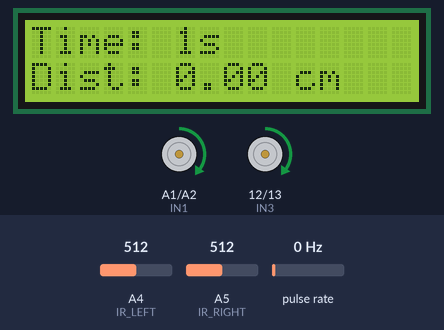
This sketch was run on a simulated Arduino Uno, built with avr-gcc and run on an emulated ATmega328P. Shown: 16×2 character LCD, motor-driver pin pairs drawn as motors (green arrow = first pin HIGH = forward, orange = second pin HIGH = backward, longer = more drive, scaled by the enable pin). Wiring (inferred from the names in the program): pulse sensor: data pin 2. The inputs (shaded band) are chosen by the test bench; at power-on: A4 (IR_LEFT) = 512, pulse rate 0 Hz, A5 (IR_RIGHT) = 512.

Above: at 1.8 s.
1.9 s: A4 (IR_LEFT) set to 215
4.1 s: A4 (IR_LEFT) set to 186
At 6.4 s:
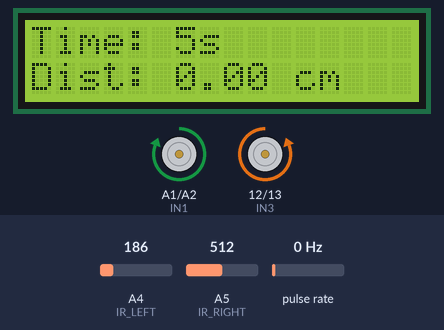
7.1 s: pulse rate (sensor on pin 2) set to 4 Hz
At 7.86 s:
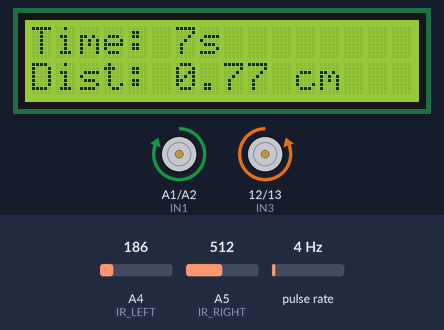
8.7 s: A5 (IR_RIGHT) set to 216
10.2 s: A5 (IR_RIGHT) set to 193
At 11.0 s:
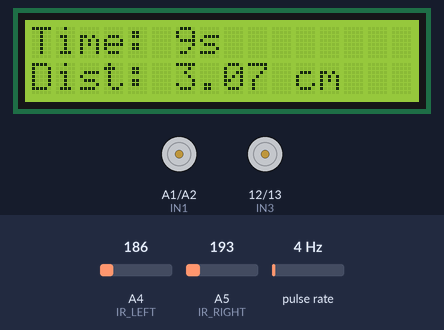
11.7 s: A4 (IR_LEFT) set to 210
At 12.86 s:
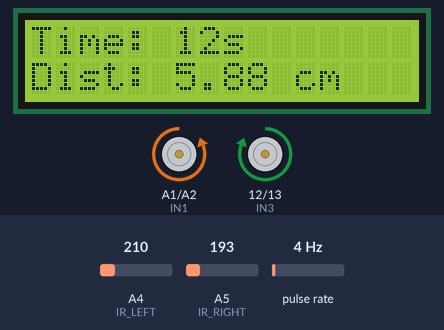
Timing chart, 0 to 14.7 s (numbered marks = the images above; inputs shaded):
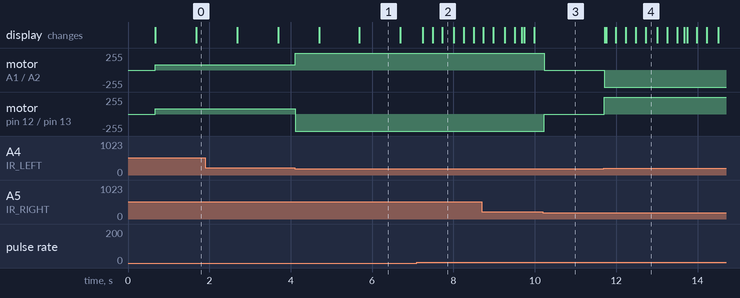

Measured:
- the behaviour switches between 200 and 199 on A4 (IR_LEFT) (found by bisection; images 0 and 1)
- the behaviour switches between 200 and 199 on A5 (IR_RIGHT) (found by bisection; images 2 and 3)
- after the input at 4.1 s, motor on A1 (IN1) / A2 (IN2): forward 80/255 → forward 255/255 at once; motor on pin 12 (IN3) / pin 13 (IN4): forward 80/255 → backward 255/255 at once
- after the input at 7.1 s, the display: first changes after 0.14 s (image 2 shows a later state)
- after the input at 10.2 s, motor on A1 (IN1) / A2 (IN2): forward 255/255 → stopped at once; motor on pin 12 (IN3) / pin 13 (IN4): backward 255/255 → stopped at once
- after the input at 11.7 s, motor on A1 (IN1) / A2 (IN2): stopped → backward 255/255 at once; motor on pin 12 (IN3) / pin 13 (IN4): stopped → forward 255/255 at once; the display: first changes at once (image 4 shows a later state)
- what the display in image 1 shows lasts 1.0 s, from 5.7 s to 6.7 s

The sketch:

PW2_TrackChallenge.ino
```cpp
#include <LiquidCrystal.h>

// // Pin definitions
// Encoders
const int
  ENCODER_LEFT = A3,
  ENCODER_RIGHT = 2;

// IR Sensors
const int
  IR_LEFT = A4,
  IR_RIGHT = A5;

// Motor controls
const int
  ENA = 11,  // Enable right-side pair of motors -- Pair A
  ENB = 3,   // Enable left-side pair of motors -- Pair B
  IN1 = A1,  // Command Pair A forwards
  IN3 = 12,  // Command Pair A backwards
  IN2 = A2,  // Command Pair B forwards
  IN4 = 13;  //Command Pair B backwards

// ------------------------------------------------
// ------------------------------------------------

// // LCD
// LCD control pins
const int
  REGISTER_SELECT = 8,
  ENABLE = 9,
  DB4 = 4,
  DB5 = 5,
  DB6 = 6,
  DB7 = 7;
// Initialize the LCD
LiquidCrystal lcd(REGISTER_SELECT, ENABLE, DB4, DB5, DB6, DB7);

// ------------------------------------------------
// ------------------------------------------------

//// Distance & Time

// Variables for measuring distance traveled
// Minimum distance = 955 cm
// Maximum distance = 993 cm
float distance = 0.0;  // Calculated distance in centimeters
const float
  WHEEL_CIRCUM = 20.46,          // Circumference of the wheels of the line following car in centimeters
  PULSES_PER_REVOLUTION = 40.0;  // Number of pulses generated by the encoder wheel for one full revolution.
volatile int
  encLeft_highCount = 0,   // Count of '1's for ENCODER_LEFT
  encRight_highCount = 0;  // Count of '1's for ENCODER_RIGHT

// Time tracking variables
unsigned long startTime = 0;
volatile unsigned long elapsedTime = 0;
bool inMotion = false;

// Display distance function
void displayDistance() {
  // Print distance on the 2nd row of the LCD
  lcd.setCursor(0, 1);
  lcd.print("Dist: ");
  lcd.print(distance, 2);  // Print to 2 decimal places
  lcd.print(" cm   ");
}

// Display time function
void displayTime(volatile unsigned long time) {
  // Calculate time in seconds
  const unsigned long seconds = time / 1000;

  // Print time on the 1st row of the LCD
  lcd.setCursor(0, 0);
  lcd.print("Time: ");
  lcd.print(seconds);
  lcd.print("s     ");
}

//// Distance Calculations Interrupts
// Interrupt Service Routine (ISR) for ENCODER_LEFT
void encoderLeft_ISR() {
  encLeft_highCount++;  // Increase count of encoder highs if rising edge is detected
}
// Interrupt Service Routine (ISR) for ENCODER_RIGHT
void encoderRight_ISR() {
  encRight_highCount++;  // Increase count of encoder highs if rising edge is detected
}

// ------------------------------------------------
// ------------------------------------------------

//// Line following
// Speeds
const int
  mainSpeed = 80,   // main speed of the LFC (Line Following Car)
  highSpeed = 255,  // higher speed of the LFC
  lowSpeed = 0;     // lower speed of the LFC

const int IR_THRESHOLD = 200;  // Threshold for line detection

// Movement functions
void moveForward() {
  // Speed control
  analogWrite(ENA, mainSpeed);
  analogWrite(ENB, mainSpeed);
  // Direction control
  digitalWrite(IN1, HIGH);
  digitalWrite(IN3, HIGH);
  digitalWrite(IN2, LOW);
  digitalWrite(IN4, LOW);

  if (inMotion == false) { inMotion = true; }
}
void moveLeft() {
  // Speed control
  analogWrite(ENA, highSpeed);
  analogWrite(ENB, highSpeed);
  // Direction control
  digitalWrite(IN1, HIGH);
  digitalWrite(IN3, LOW);
  digitalWrite(IN2, LOW);
  digitalWrite(IN4, HIGH);

  if (inMotion == false) { inMotion = true; }
}
void moveRight() {
  // Speed control
  analogWrite(ENA, highSpeed);
  analogWrite(ENB, highSpeed);
  // Direction control
  digitalWrite(IN1, LOW);
  digitalWrite(IN3, HIGH);
  digitalWrite(IN2, HIGH);
  digitalWrite(IN4, LOW);

  if (inMotion == false) { inMotion = true; }
}
void moveStop() {
  // Speed control
  analogWrite(ENA, 0);
  analogWrite(ENB, 0);
  // Direction control
  digitalWrite(IN1, LOW);
  digitalWrite(IN3, LOW);
  digitalWrite(IN2, LOW);
  digitalWrite(IN4, LOW);

  if (inMotion == true) { inMotion = false; }
}

// ------------------------------------------------
// ------------------------------------------------

void setup() {
  // Set up Encoder Pin as inputs
  pinMode(ENCODER_LEFT, INPUT);
  pinMode(ENCODER_RIGHT, INPUT);

  // Set up IR sensor pins as inputs
  pinMode(IR_LEFT, INPUT);
  pinMode(IR_RIGHT, INPUT);

  // Set up motor pins as outputs
  pinMode(ENA, OUTPUT);
  pinMode(ENB, OUTPUT);
  pinMode(IN1, OUTPUT);
  pinMode(IN3, OUTPUT);
  pinMode(IN2, OUTPUT);
  pinMode(IN4, OUTPUT);

  // Attach interrupt to the encoder pins on the rising edge
  attachInterrupt(digitalPinToInterrupt(ENCODER_LEFT), encoderLeft_ISR, RISING);
  attachInterrupt(digitalPinToInterrupt(ENCODER_RIGHT), encoderRight_ISR, RISING);

  // Initialize the LCD
  lcd.begin(16, 2);  // Set up the LCD with 16 columns and 2 rows
  lcd.print("Starting run...");

  delay(600);   // Wait a little before starting to move
  lcd.clear();  // Clear LCD

  // Set Starting time of run
  startTime = millis();
}

void loop() {
  // Read IR sensor values
  int leftSensor = analogRead(IR_LEFT);
  int rightSensor = analogRead(IR_RIGHT);

  //// Line-following logic
  // Neither sensor is seeing the line, move straight
  if (leftSensor > IR_THRESHOLD && rightSensor > IR_THRESHOLD) {
    moveForward();
  }
  // Left sensor is seeing the line, turn left
  if (leftSensor < IR_THRESHOLD && rightSensor > IR_THRESHOLD) {
    moveLeft();
  }
  // Right sensor is seeing the line, turn right
  if (leftSensor > IR_THRESHOLD && rightSensor < IR_THRESHOLD) {
    moveRight();
  }
  // Both sensors are seeing the line, stop
  if (leftSensor < IR_THRESHOLD && rightSensor < IR_THRESHOLD) {
    moveStop();
  }

  if (inMotion == true) {
    // Calculate the amount of time that has passed
    elapsedTime = millis() - startTime;

    // Calculate distance
    float encoderAverage = ((float)(encLeft_highCount + encRight_highCount)) / 2.0;
    distance = ((float)encoderAverage / PULSES_PER_REVOLUTION) * WHEEL_CIRCUM;  // distance is in centimeters

    // Print distance & time
    displayTime(elapsedTime);
    displayDistance();
  }

  delay(30);  // Adjust the delay for smoother updates
}
```
